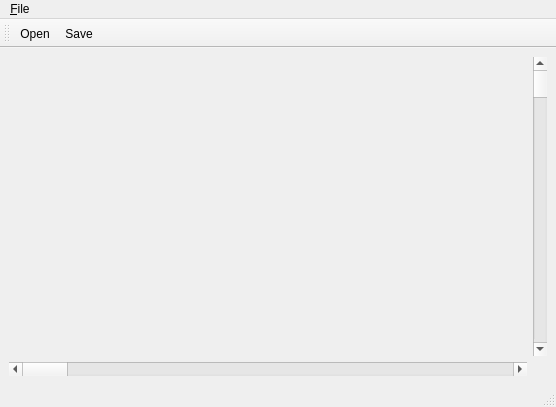
<ui version="4.0" >
 <class>MainWindow</class>
 <widget class="QMainWindow" name="MainWindow" >
  <property name="geometry" >
   <rect>
    <x>0</x>
    <y>0</y>
    <width>556</width>
    <height>407</height>
   </rect>
  </property>
  <property name="windowTitle" >
   <string>MainWindow</string>
  </property>
  <widget class="QWidget" name="centralwidget" >
   <layout class="QGridLayout" >
    <item row="0" column="0" >
     <layout class="QGridLayout" >
      <item row="0" column="0" >
       <widget class="EditorGLWidget" native="1" name="editorGLWidget" />
      </item>
      <item row="0" column="1" >
       <widget class="QScrollBar" name="verticalScrollBar" >
        <property name="orientation" >
         <enum>Qt::Vertical</enum>
        </property>
       </widget>
      </item>
      <item row="1" column="0" >
       <widget class="QScrollBar" name="horizontalScrollBar" >
        <property name="orientation" >
         <enum>Qt::Horizontal</enum>
        </property>
       </widget>
      </item>
     </layout>
    </item>
   </layout>
  </widget>
  <widget class="QMenuBar" name="menubar" >
   <property name="geometry" >
    <rect>
     <x>0</x>
     <y>0</y>
     <width>556</width>
     <height>29</height>
    </rect>
   </property>
   <widget class="QMenu" name="menu_File" >
    <property name="title" >
     <string>&amp;File</string>
    </property>
    <addaction name="action_Open" />
    <addaction name="action_Save" />
    <addaction name="action_Quit" />
   </widget>
   <addaction name="menu_File" />
  </widget>
  <widget class="QStatusBar" name="statusbar" />
  <widget class="QToolBar" name="toolBar" >
   <property name="windowTitle" >
    <string>toolBar</string>
   </property>
   <attribute name="toolBarArea" >
    <enum>TopToolBarArea</enum>
   </attribute>
   <attribute name="toolBarBreak" >
    <bool>false</bool>
   </attribute>
   <addaction name="action_Open" />
   <addaction name="action_Save" />
  </widget>
  <action name="action_Quit" >
   <property name="text" >
    <string>&amp;Quit</string>
   </property>
  </action>
  <action name="action_Open" >
   <property name="text" >
    <string>&amp;Open</string>
   </property>
  </action>
  <action name="action_Save" >
   <property name="text" >
    <string>&amp;Save</string>
   </property>
  </action>
 </widget>
 <customwidgets>
  <customwidget>
   <class>EditorGLWidget</class>
   <extends>QWidget</extends>
   <header>editorglwidget.hpp</header>
   <container>1</container>
  </customwidget>
 </customwidgets>
 <resources/>
 <connections/>
</ui>
